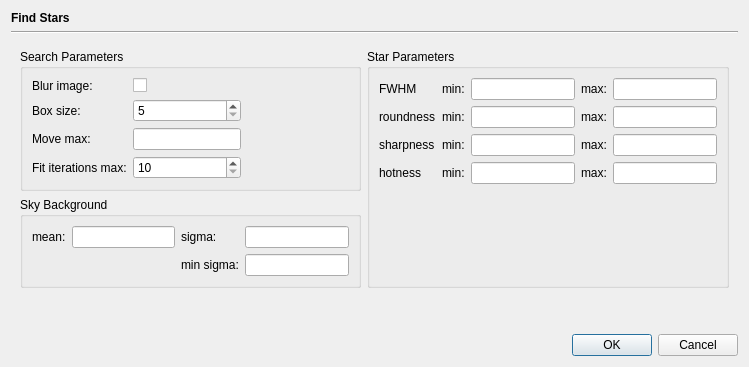
<?xml version="1.0" encoding="UTF-8"?>
<ui version="4.0">
 <class>FindStarsDialog</class>
 <widget class="QDialog" name="FindStarsDialog">
  <property name="geometry">
   <rect>
    <x>0</x>
    <y>0</y>
    <width>749</width>
    <height>367</height>
   </rect>
  </property>
  <property name="windowTitle">
   <string>Dialog</string>
  </property>
  <layout class="QVBoxLayout" name="verticalLayout">
   <item>
    <widget class="QLabel" name="label">
     <property name="font">
      <font>
       <weight>75</weight>
       <bold>true</bold>
      </font>
     </property>
     <property name="text">
      <string>Find Stars</string>
     </property>
    </widget>
   </item>
   <item>
    <widget class="Line" name="line">
     <property name="orientation">
      <enum>Qt::Horizontal</enum>
     </property>
    </widget>
   </item>
   <item>
    <widget class="QWidget" name="widget" native="true">
     <layout class="QGridLayout" name="gridLayout_4">
      <item row="0" column="1" rowspan="2">
       <widget class="QGroupBox" name="groupBox_2">
        <property name="title">
         <string>Star Parameters</string>
        </property>
        <layout class="QGridLayout" name="gridLayout_2">
         <item row="0" column="0">
          <widget class="QLabel" name="label_5">
           <property name="text">
            <string>FWHM</string>
           </property>
          </widget>
         </item>
         <item row="0" column="4">
          <widget class="QLineEdit" name="fwhmMaxField"/>
         </item>
         <item row="2" column="2">
          <widget class="QLineEdit" name="sharpnessMinField"/>
         </item>
         <item row="1" column="1">
          <widget class="QLabel" name="label_9">
           <property name="text">
            <string>min:</string>
           </property>
          </widget>
         </item>
         <item row="3" column="0">
          <widget class="QLabel" name="label_14">
           <property name="text">
            <string>hotness</string>
           </property>
          </widget>
         </item>
         <item row="1" column="0">
          <widget class="QLabel" name="label_8">
           <property name="text">
            <string>roundness</string>
           </property>
          </widget>
         </item>
         <item row="0" column="1">
          <widget class="QLabel" name="label_6">
           <property name="text">
            <string>min:</string>
           </property>
          </widget>
         </item>
         <item row="2" column="1">
          <widget class="QLabel" name="label_12">
           <property name="text">
            <string>min:</string>
           </property>
          </widget>
         </item>
         <item row="3" column="3">
          <widget class="QLabel" name="label_16">
           <property name="text">
            <string>max:</string>
           </property>
          </widget>
         </item>
         <item row="1" column="2">
          <widget class="QLineEdit" name="roundnessMinField"/>
         </item>
         <item row="2" column="3">
          <widget class="QLabel" name="label_13">
           <property name="text">
            <string>max:</string>
           </property>
          </widget>
         </item>
         <item row="1" column="4">
          <widget class="QLineEdit" name="roundnessMaxField"/>
         </item>
         <item row="2" column="0">
          <widget class="QLabel" name="label_11">
           <property name="text">
            <string>sharpness</string>
           </property>
          </widget>
         </item>
         <item row="2" column="4">
          <widget class="QLineEdit" name="sharpnessMaxField"/>
         </item>
         <item row="0" column="3">
          <widget class="QLabel" name="label_7">
           <property name="text">
            <string>max:</string>
           </property>
          </widget>
         </item>
         <item row="3" column="4">
          <widget class="QLineEdit" name="hotnessMaxField"/>
         </item>
         <item row="0" column="2">
          <widget class="QLineEdit" name="fwhmMinField"/>
         </item>
         <item row="3" column="2">
          <widget class="QLineEdit" name="hotnessMinField"/>
         </item>
         <item row="1" column="3">
          <widget class="QLabel" name="label_10">
           <property name="text">
            <string>max:</string>
           </property>
          </widget>
         </item>
         <item row="3" column="1">
          <widget class="QLabel" name="label_15">
           <property name="text">
            <string>min:</string>
           </property>
          </widget>
         </item>
         <item row="4" column="2">
          <spacer name="verticalSpacer_2">
           <property name="orientation">
            <enum>Qt::Vertical</enum>
           </property>
           <property name="sizeHint" stdset="0">
            <size>
             <width>20</width>
             <height>40</height>
            </size>
           </property>
          </spacer>
         </item>
        </layout>
       </widget>
      </item>
      <item row="0" column="0">
       <widget class="QGroupBox" name="groupBox_3">
        <property name="title">
         <string>Search Parameters</string>
        </property>
        <layout class="QGridLayout" name="gridLayout_3">
         <item row="2" column="1">
          <widget class="QLineEdit" name="moveMaxField"/>
         </item>
         <item row="0" column="1">
          <widget class="QCheckBox" name="blurBox">
           <property name="text">
            <string/>
           </property>
          </widget>
         </item>
         <item row="1" column="0">
          <widget class="QLabel" name="label_17">
           <property name="text">
            <string>Box size:</string>
           </property>
          </widget>
         </item>
         <item row="2" column="0">
          <widget class="QLabel" name="label_18">
           <property name="text">
            <string>Move max:</string>
           </property>
          </widget>
         </item>
         <item row="1" column="2">
          <spacer name="horizontalSpacer">
           <property name="orientation">
            <enum>Qt::Horizontal</enum>
           </property>
           <property name="sizeHint" stdset="0">
            <size>
             <width>40</width>
             <height>20</height>
            </size>
           </property>
          </spacer>
         </item>
         <item row="0" column="0">
          <widget class="QLabel" name="label_19">
           <property name="text">
            <string>Blur image:</string>
           </property>
          </widget>
         </item>
         <item row="1" column="1">
          <widget class="QSpinBox" name="boxSizeBox">
           <property name="minimum">
            <number>5</number>
           </property>
           <property name="maximum">
            <number>50</number>
           </property>
          </widget>
         </item>
         <item row="3" column="0">
          <widget class="QLabel" name="label_20">
           <property name="text">
            <string>Fit iterations max:</string>
           </property>
          </widget>
         </item>
         <item row="3" column="1">
          <widget class="QSpinBox" name="iterationBox">
           <property name="minimum">
            <number>10</number>
           </property>
           <property name="maximum">
            <number>50</number>
           </property>
          </widget>
         </item>
        </layout>
       </widget>
      </item>
      <item row="1" column="0">
       <widget class="QGroupBox" name="groupBox">
        <property name="title">
         <string>Sky Background</string>
        </property>
        <layout class="QGridLayout" name="gridLayout">
         <item row="0" column="2">
          <widget class="QLabel" name="label_3">
           <property name="text">
            <string>sigma:</string>
           </property>
          </widget>
         </item>
         <item row="0" column="1">
          <widget class="QLineEdit" name="skyMeanField"/>
         </item>
         <item row="0" column="3">
          <widget class="QLineEdit" name="skySigmaField"/>
         </item>
         <item row="0" column="0">
          <widget class="QLabel" name="label_2">
           <property name="text">
            <string>mean:</string>
           </property>
          </widget>
         </item>
         <item row="1" column="2">
          <widget class="QLabel" name="label_4">
           <property name="text">
            <string>min sigma:</string>
           </property>
          </widget>
         </item>
         <item row="1" column="3">
          <widget class="QLineEdit" name="skyMinSigmaField"/>
         </item>
        </layout>
       </widget>
      </item>
     </layout>
    </widget>
   </item>
   <item>
    <spacer name="verticalSpacer">
     <property name="orientation">
      <enum>Qt::Vertical</enum>
     </property>
     <property name="sizeHint" stdset="0">
      <size>
       <width>20</width>
       <height>40</height>
      </size>
     </property>
    </spacer>
   </item>
   <item>
    <widget class="QDialogButtonBox" name="buttonBox">
     <property name="orientation">
      <enum>Qt::Horizontal</enum>
     </property>
     <property name="standardButtons">
      <set>QDialogButtonBox::Cancel|QDialogButtonBox::Ok</set>
     </property>
    </widget>
   </item>
  </layout>
 </widget>
 <tabstops>
  <tabstop>blurBox</tabstop>
  <tabstop>boxSizeBox</tabstop>
  <tabstop>moveMaxField</tabstop>
  <tabstop>iterationBox</tabstop>
  <tabstop>skyMeanField</tabstop>
  <tabstop>skySigmaField</tabstop>
  <tabstop>skyMinSigmaField</tabstop>
  <tabstop>fwhmMinField</tabstop>
  <tabstop>fwhmMaxField</tabstop>
  <tabstop>roundnessMinField</tabstop>
  <tabstop>roundnessMaxField</tabstop>
  <tabstop>sharpnessMinField</tabstop>
  <tabstop>sharpnessMaxField</tabstop>
  <tabstop>hotnessMinField</tabstop>
  <tabstop>hotnessMaxField</tabstop>
 </tabstops>
 <resources/>
 <connections>
  <connection>
   <sender>buttonBox</sender>
   <signal>accepted()</signal>
   <receiver>FindStarsDialog</receiver>
   <slot>accept()</slot>
   <hints>
    <hint type="sourcelabel">
     <x>248</x>
     <y>254</y>
    </hint>
    <hint type="destinationlabel">
     <x>157</x>
     <y>274</y>
    </hint>
   </hints>
  </connection>
  <connection>
   <sender>buttonBox</sender>
   <signal>rejected()</signal>
   <receiver>FindStarsDialog</receiver>
   <slot>reject()</slot>
   <hints>
    <hint type="sourcelabel">
     <x>316</x>
     <y>260</y>
    </hint>
    <hint type="destinationlabel">
     <x>286</x>
     <y>274</y>
    </hint>
   </hints>
  </connection>
 </connections>
</ui>
